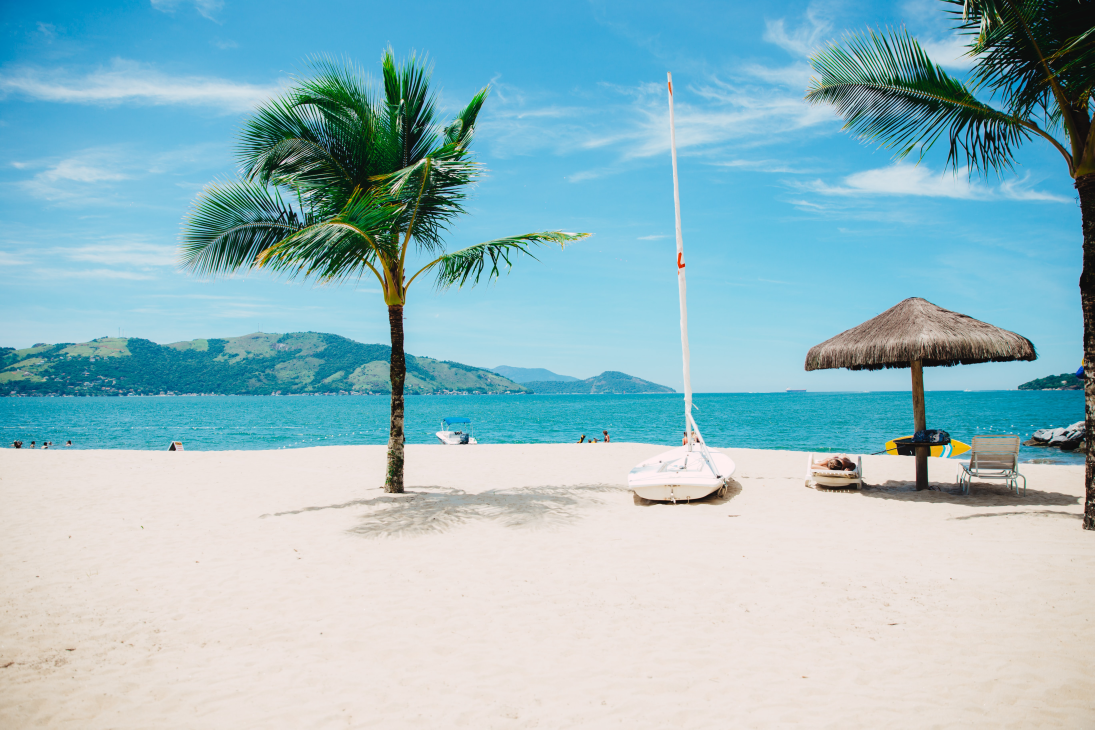
#> input picture semester-4/PCV/coba/background.jpg, 5472 x 3648 px (shown at 1/5 size)
$ jupyter execute test.ipynb
#> lines starting #> are read from the running program, lines starting #| are printed output that depends on the picture; after the words box and inside, x2 and y2 are one past the last pixel; in counts of white or black regions, pixels touching at a corner belong together; pictures that were not available may be replaced by others from this repository, and a replacement may not be noted
[cell 1]
import cv2
import numpy as np

[cell 2]
image = cv2.imread('background.jpg')
#> image is the input picture: shape (3648, 5472, 3); mean B, G, R 196.2, 187.3, 149.2
video = cv2.VideoCapture('green screen cat.mp4')

[cell 3]
def callback(x):
	global H_low,H_high,S_low,S_high,V_low,V_high
	#assign trackbar position value to H,S,V High and low variable
	H_low = cv2.getTrackbarPos('low H','controls')
	H_high = cv2.getTrackbarPos('high H','controls')
	S_low = cv2.getTrackbarPos('low S','controls')
	S_high = cv2.getTrackbarPos('high S','controls')
	V_low = cv2.getTrackbarPos('low V','controls')
	V_high = cv2.getTrackbarPos('high V','controls')


#create a seperate window named 'controls' for trackbar
cv2.namedWindow('controls',2)
cv2.resizeWindow("controls", 550,10);


#global variable
H_low = 0
H_high = 179
S_low= 0
S_high = 255
V_low= 0
V_high = 255

#create trackbars for high,low H,S,V
cv2.createTrackbar('low H','controls',0,179,callback)
cv2.createTrackbar('high H','controls',179,179,callback)

cv2.createTrackbar('low S','controls',0,255,callback)
cv2.createTrackbar('high S','controls',255,255,callback)

cv2.createTrackbar('low V','controls',0,255,callback)
cv2.createTrackbar('high V','controls',255,255,callback)


while True:
    ret, frame = video.read()
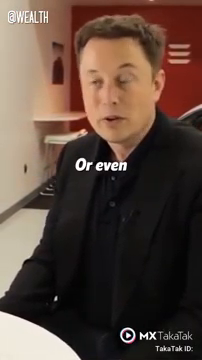
#> input picture frame 129 of Internship/ICHIRO/ImplementasiOpenCV/Exercise/Smoothing/Video2.mp4, 202 x 360 px, given in place of green screen cat.mp4, which was not available
#> frame is the input picture: shape (360, 202, 3); mean B, G, R 60.8, 71, 90.7

    hsv_low = np.array([H_low, S_low, V_low], np.uint8)
    hsv_high = np.array([H_high, S_high, V_high], np.uint8)

    hsv = cv2.cvtColor(frame, cv2.COLOR_BGR2HSV)
#> hsv: shape (360, 202, 3); mean H, S, V 42.1, 71.8, 90.9

    keyMask = cv2.inRange(hsv, hsv_low, hsv_high)
#> keyMask: shape (360, 202); every value is 255

    output = cv2.bitwise_and(frame, frame, mask=keyMask)

    # cv2.imshow('frame', frame)
    if ret:
        cv2.imshow('keyMask', keyMask)

    else:
        video.set(cv2.CAP_PROP_POS_FRAMES, 0)


    # cv2.imshow('output', output)

    if cv2.waitKey(1) & 0xFF == ord('q'):
#> (key q is pressed here)
        break

cv2.destroyAllWindows()

[cell 4]
while True:
    ret, frame = video.read()
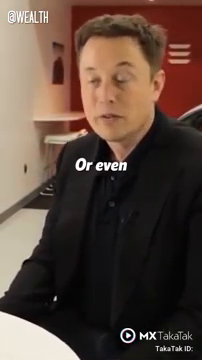
#> input picture frame 130 of Internship/ICHIRO/ImplementasiOpenCV/Exercise/Smoothing/Video2.mp4, 202 x 360 px, given in place of green screen cat.mp4, which was not available
#> frame is the input picture: shape (360, 202, 3); mean B, G, R 60.7, 70.9, 90.5

    hsv_low = np.array([H_low, S_low, V_low], np.uint8)
    hsv_high = np.array([H_high, S_high, V_high], np.uint8)

    hsv = cv2.cvtColor(frame, cv2.COLOR_BGR2HSV)
#> hsv: shape (360, 202, 3); mean H, S, V 43.4, 71.7, 90.7
    hsvBlur = cv2.GaussianBlur(hsv, (5,5), 0)
#> hsvBlur: shape (360, 202, 3); mean H, S, V 43.4, 71.7, 90.7

    keyMask = cv2.inRange(hsvBlur, (0, 0, 0), (40, 255, 255))
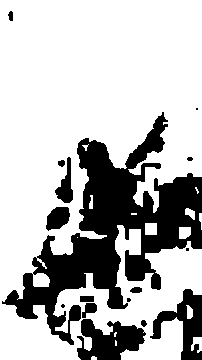
#> keyMask: shape (360, 202); 72.8% white; 16 black regions (4 under 20 px), largest, box (x1, y1, x2, y2) and area: (2, 112, 202, 345) 15149, (77, 319, 146, 360) 1794, (150, 289, 202, 360) 1559

    output = cv2.bitwise_and(frame, frame, mask=keyMask)
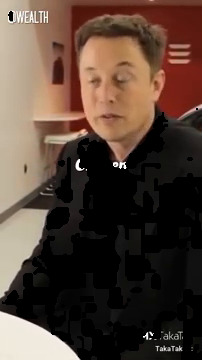
#> output: shape (360, 202, 3); mean B, G, R 54.5, 65.2, 84.3

    # cv2.imshow('frame', frame)
    if ret:
        # cv2.imshow('keyMask', keyMask)
        cv2.imshow('output', hsvBlur)


    else:
        break


    if cv2.waitKey(1) & 0xFF == ord('q'):
#> (key q is pressed here)
        break

cv2.destroyAllWindows()
